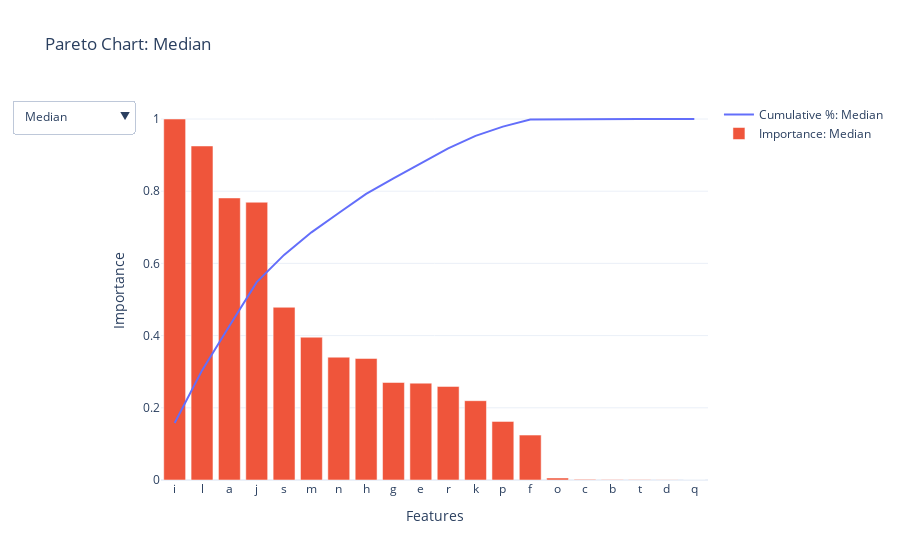

This figure's notebook cell:
### Code cell
fig = go.Figure()
methods = np.array(
    ["Mode", "Median", "Mean", "Box-Whiskers", "Tau Test", "Majority Vote", "Kendall Tau", "Spearman Rho", "Actual"]
)
for meth in methods:
    fig.add_trace(
        go.Scatter(
            x=list(df_results_pareto_cumsum[df_results_pareto_cumsum["Methods"] == meth]["Features"]),
            y=list(df_results_pareto_cumsum[df_results_pareto_cumsum["Methods"] == meth]["cumsum"]),
            name=f"Cumulative %: {meth}",
            visible=False,
        )
    )

for meth in methods:
    fig.add_trace(
        go.Bar(
            x=list(df_results_pareto[df_results_pareto["Methods"] == meth]["Features"]),
            y=list(df_results_pareto[df_results_pareto["Methods"] == meth]["Importance"]),
            name=f"Importance: {meth}",
            visible=False,
        )
    )
# ["Mode", "Median", "Mean", "Box-Whiskers", "Tau Test", "Majority Vote", "Kendall Tau", "Spearman Rho", "Actual"]
fig.update_layout(
    updatemenus=[
        go.layout.Updatemenu(
            active=0,
            buttons=[
                dict(
                    label="Mode",
                    method="update",
                    args=[
                        {
                            "visible": [
                                True,
                                False,
                                False,
                                False,
                                False,
                                False,
                                False,
                                False,
                                False,
                                True,
                                False,
                                False,
                                False,
                                False,
                                False,
                                False,
                                False,
                                False,
                            ]
                        },
                        {"title": "Pareto Chart: Mode", "showlegend": True},
                    ],
                ),
                dict(
                    label="Median",
                    method="update",
                    args=[
                        {
                            "visible": [
                                False,
                                True,
                                False,
                                False,
                                False,
                                False,
                                False,
                                False,
                                False,
                                False,
                                True,
                                False,
                                False,
                                False,
                                False,
                                False,
                                False,
                                False,
                            ]
                        },
                        {"title": "Pareto Chart: Median", "showlegend": True},
                    ],
                ),
                dict(
                    label="Mean",
                    method="update",
                    args=[
                        {
                            "visible": [
                                False,
                                False,
                                True,
                                False,
                                False,
                                False,
                                False,
                                False,
                                False,
                                False,
                                False,
                                True,
                                False,
                                False,
                                False,
                                False,
                                False,
                                False,
                            ]
                        },
                        {"title": "Pareto Chart: Mean", "showlegend": True},
                    ],
                ),
                dict(
                    label="Box-Whiskers",
                    method="update",
                    args=[
                        {
                            "visible": [
                                False,
                                False,
                                False,
                                True,
                                False,
                                False,
                                False,
                                False,
                                False,
                                False,
                                False,
                                False,
                                True,
                                False,
                                False,
                                False,
                                False,
                                False,
                            ]
                        },
                        {"title": "Pareto Chart: Box-Whiskers", "showlegend": True},
                    ],
                ),
                dict(
                    label="Tau Test",
                    method="update",
                    args=[
                        {
                            "visible": [
                                False,
                                False,
                                False,
                                False,
                                True,
                                False,
                                False,
                                False,
                                False,
                                False,
                                False,
                                False,
                                False,
                                True,
                                False,
                                False,
                                False,
                                False,
                            ]
                        },
                        {"title": "Pareto Chart: Tau Test", "showlegend": True},
                    ],
                ),
                dict(
                    label="Majority Vote",
                    method="update",
                    args=[
                        {
                            "visible": [
                                False,
                                False,
                                False,
                                False,
                                False,
                                True,
                                False,
                                False,
                                False,
                                False,
                                False,
                                False,
                                False,
                                False,
                                True,
                                False,
                                False,
                                False,
                            ]
                        },
                        {"title": "Pareto Chart: Majority Vote", "showlegend": True},
                    ],
                ),
                dict(
                    label="Kendall Tau",
                    method="update",
                    args=[
                        {
                            "visible": [
                                False,
                                False,
                                False,
                                False,
                                False,
                                False,
                                True,
                                False,
                                False,
                                False,
                                False,
                                False,
                                False,
                                False,
                                False,
                                True,
                                False,
                                False,
                            ]
                        },
                        {"title": "Pareto Chart: Kendall Tau", "showlegend": True},
                    ],
                ),
                dict(
                    label="Spearman Rho",
                    method="update",
                    args=[
                        {
                            "visible": [
                                False,
                                False,
                                False,
                                False,
                                False,
                                False,
                                False,
                                True,
                                False,
                                False,
                                False,
                                False,
                                False,
                                False,
                                False,
                                False,
                                True,
                                False,
                            ]
                        },
                        {"title": "Pareto Chart: Spearman Rho", "showlegend": True},
                    ],
                ),
                dict(
                    label="Actual",
                    method="update",
                    args=[
                        {
                            "visible": [
                                False,
                                False,
                                False,
                                False,
                                False,
                                False,
                                False,
                                False,
                                True,
                                False,
                                False,
                                False,
                                False,
                                False,
                                False,
                                False,
                                False,
                                True,
                            ]
                        },
                        {"title": "Pareto Chart: Actual", "showlegend": True},
                    ],
                ),
            ],
        )
    ]
)

fig.update_layout(
    title="Pareto Chart", template="plotly_white", xaxis_title="Features", yaxis_title="Importance",
)

fig.show()

### Figure 1 — Plotly figure (JSON) as saved in the notebook; plotly's stock layout.template omitted (floating-point values rounded to 4 significant figures)
{"data": [{"name": "Cumulative %: Mode", "type": "scatter", "visible": false, "x": ["j", "s", "m", "n", "g", "h", "e", "r", "k", "p", "f", "b", "d", "t", "c", "o", "q", "a", "i", "l"], "y": [0.1772, 0.296, 0.3948, 0.4877, 0.5713, 0.6503, 0.7277, 0.7918, 0.8457, 0.8924, 0.9363, 0.9582, 0.9777, 0.9872, 0.9953, 0.9988, 1, 1, 1, 1]}, {"name": "Cumulative %: Median", "type": "scatter", "visible": true, "x": ["i", "l", "a", "j", "s", "m", "n", "h", "g", "e", "r", "k", "p", "f", "o", "c", "b", "t", "d", "q"], "y": [0.1577, 0.3036, 0.4268, 0.5482, 0.6236, 0.686, 0.7397, 0.7928, 0.8354, 0.8777, 0.9186, 0.9532, 0.9788, 0.9984, 0.9993, 0.9996, 0.9998, 0.9999, 1, 1]}, {"name": "Cumulative %: Mean", "type": "scatter", "visible": false, "x": ["i", "l", "a", "j", "s", "m", "n", "g", "h", "e", "r", "k", "p", "f", "b", "d", "t", "c", "o", "q"], "y": [0.1481, 0.2855, 0.4022, 0.5096, 0.5813, 0.6408, 0.6968, 0.747, 0.7945, 0.841, 0.8794, 0.9116, 0.9393, 0.9654, 0.978, 0.9892, 0.9943, 0.9985, 1, 1]}, {"name": "Cumulative %: Box-Whiskers", "type": "scatter", "visible": false, "x": ["i", "l", "j", "a", "s", "m", "n", "g", "h", "r", "e", "k", "p", "f", "o", "t", "b", "q", "d", "c"], "y": [0.1552, 0.2966, 0.4188, 0.5388, 0.6127, 0.674, 0.7316, 0.7834, 0.8322, 0.8718, 0.909, 0.9422, 0.9709, 0.9978, 0.9994, 0.9998, 0.9999, 1.0, 1, 1]}, {"name": "Cumulative %: Tau Test", "type": "scatter", "visible": false, "x": ["i", "l", "j", "a", "s", "n", "m", "g", "h", "r", "e", "k", "p", "f", "o", "t", "b", "q", "d", "c"], "y": [0.1547, 0.3031, 0.4226, 0.5401, 0.6123, 0.6779, 0.7379, 0.7886, 0.8364, 0.875, 0.9115, 0.944, 0.972, 0.9983, 0.9994, 0.9998, 0.9999, 1.0, 1, 1]}, {"name": "Cumulative %: Majority Vote", "type": "scatter", "visible": false, "x": ["i", "l", "a", "j", "m", "s", "n", "h", "d", "e", "g", "k", "r", "p", "f", "t", "o", "q", "b", "c"], "y": [0.1489, 0.2949, 0.417, 0.5375, 0.6095, 0.6746, 0.7366, 0.7864, 0.827, 0.8611, 0.8948, 0.9257, 0.9485, 0.9708, 0.9906, 0.9982, 0.9996, 0.9998, 1, 1]}, {"name": "Cumulative %: Kendall Tau", "type": "scatter", "visible": false, "x": ["i", "l", "j", "a", "s", "n", "m", "g", "h", "r", "e", "k", "p", "f", "o", "t", "q", "b", "d", "c"], "y": [0.1483, 0.2927, 0.4124, 0.5305, 0.6022, 0.6679, 0.7297, 0.7841, 0.8291, 0.8676, 0.9041, 0.9373, 0.9682, 0.9982, 0.9993, 0.9996, 0.9998, 1.0, 1, 1]}, {"name": "Cumulative %: Spearman Rho", "type": "scatter", "visible": false, "x": ["i", "l", "j", "a", "s", "n", "m", "g", "h", "r", "e", "k", "p", "f", "o", "t", "q", "b", "d", "c"], "y": [0.1483, 0.2927, 0.4124, 0.5305, 0.6022, 0.6679, 0.7297, 0.7841, 0.8291, 0.8676, 0.9041, 0.9373, 0.9682, 0.9982, 0.9993, 0.9996, 0.9998, 1.0, 1, 1]}, {"name": "Cumulative %: Actual", "type": "scatter", "visible": false, "x": ["l", "i", "a", "j", "m", "n", "s", "g", "h", "r", "k", "f", "e", "p", "t", "b", "c", "d", "o", "q"], "y": [0.1053, 0.2098, 0.3128, 0.4083, 0.4879, 0.559, 0.63, 0.6965, 0.755, 0.8118, 0.8613, 0.9105, 0.9577, 0.998, 1, 1, 1, 1, 1, 1]}, {"name": "Importance: Mode", "type": "bar", "visible": false, "x": ["j", "s", "m", "n", "g", "h", "e", "r", "k", "p", "f", "b", "d", "t", "c", "o", "q", "a", "i", "l"], "y": [1, 0.6702, 0.5575, 0.5243, 0.4718, 0.4456, 0.4371, 0.3615, 0.3045, 0.2634, 0.2479, 0.1236, 0.11, 0.0536, 0.04553, 0.02007, 0.006497, 0, 0, 0]}, {"name": "Importance: Median", "type": "bar", "visible": true, "x": ["i", "l", "a", "j", "s", "m", "n", "h", "g", "e", "r", "k", "p", "f", "o", "c", "b", "t", "d", "q"], "y": [1, 0.9253, 0.7813, 0.7694, 0.4785, 0.3955, 0.3402, 0.3367, 0.2701, 0.2683, 0.2592, 0.2197, 0.1623, 0.1244, 0.00553, 0.001759, 0.001215, 0.001031, 0.0004871, 0]}, {"name": "Importance: Mean", "type": "bar", "visible": false, "x": ["i", "l", "a", "j", "s", "m", "n", "g", "h", "e", "r", "k", "p", "f", "b", "d", "t", "c", "o", "q"], "y": [1, 0.9278, 0.7881, 0.7249, 0.4842, 0.402, 0.3778, 0.3395, 0.3204, 0.3142, 0.259, 0.2174, 0.1874, 0.1761, 0.08541, 0.07548, 0.03437, 0.02848, 0.009901, 0]}, {"name": "Importance: Box-Whiskers", "type": "bar", "visible": false, "x": ["i", "l", "j", "a", "s", "m", "n", "g", "h", "r", "e", "k", "p", "f", "o", "t", "b", "q", "d", "c"], "y": [1, 0.9107, 0.7874, 0.7732, 0.4756, 0.3949, 0.3712, 0.3336, 0.3149, 0.2546, 0.2402, 0.2139, 0.1844, 0.1733, 0.01026, 0.002599, 0.0008271, 0.0005473, 0.0001815, 0]}, {"name": "Importance: Tau Test", "type": "bar", "visible": false, "x": ["i", "l", "j", "a", "s", "n", "m", "g", "h", "r", "e", "k", "p", "f", "o", "t", "b", "q", "d", "c"], "y": [1, 0.9591, 0.7728, 0.7595, 0.4669, 0.4241, 0.3876, 0.3275, 0.3091, 0.2499, 0.2357, 0.2099, 0.181, 0.1701, 0.006792, 0.002551, 0.0008118, 0.0005372, 0.0001781, 0]}, {"name": "Importance: Majority Vote", "type": "bar", "visible": false, "x": ["i", "l", "a", "j", "m", "s", "n", "h", "d", "e", "g", "k", "r", "p", "f", "t", "o", "q", "b", "c"], "y": [1, 0.9806, 0.82, 0.8093, 0.4837, 0.4366, 0.4165, 0.3344, 0.2729, 0.2291, 0.2259, 0.2081, 0.1529, 0.15, 0.1328, 0.05104, 0.009108, 0.001491, 0.001364, 0]}, {"name": "Importance: Kendall Tau", "type": "bar", "visible": false, "x": ["i", "l", "j", "a", "s", "n", "m", "g", "h", "r", "e", "k", "p", "f", "o", "t", "q", "b", "d", "c"], "y": [1, 0.9731, 0.8072, 0.796, 0.4834, 0.443, 0.4163, 0.3672, 0.3031, 0.2594, 0.2462, 0.2238, 0.2082, 0.2023, 0.007094, 0.002665, 0.001356, 0.0008479, 0.0001861, 0]}, {"name": "Importance: Spearman Rho", "type": "bar", "visible": false, "x": ["i", "l", "j", "a", "s", "n", "m", "g", "h", "r", "e", "k", "p", "f", "o", "t", "q", "b", "d", "c"], "y": [1, 0.9731, 0.8072, 0.796, 0.4834, 0.443, 0.4163, 0.3672, 0.3031, 0.2594, 0.2462, 0.2238, 0.2082, 0.2023, 0.007094, 0.002665, 0.001356, 0.0008479, 0.0001861, 0]}, {"name": "Importance: Actual", "type": "bar", "visible": false, "x": ["l", "i", "a", "j", "m", "n", "s", "g", "h", "r", "k", "f", "e", "p", "t", "b", "c", "d", "o", "q"], "y": [1, 0.9929, 0.9784, 0.9065, 0.7562, 0.6759, 0.6738, 0.6323, 0.5553, 0.5399, 0.4703, 0.467, 0.4484, 0.3832, 0.01862, 0, 0, 0, 0, 0]}], "layout": {"autosize": true, "showlegend": true, "title": {"text": "Pareto Chart: Median"}, "updatemenus": [{"active": 1, "buttons": [{"args": [{"visible": [true, false, false, false, false, false, false, false, false, true, false, false, false, false, false, false, false, false]}, {"showlegend": true, "title": "Pareto Chart: Mode"}], "label": "Mode", "method": "update"}, {"args": [{"visible": [false, true, false, false, false, false, false, false, false, false, true, false, false, false, false, false, false, false]}, {"showlegend": true, "title": "Pareto Chart: Median"}], "label": "Median", "method": "update"}, {"args": [{"visible": [false, false, true, false, false, false, false, false, false, false, false, true, false, false, false, false, false, false]}, {"showlegend": true, "title": "Pareto Chart: Mean"}], "label": "Mean", "method": "update"}, {"args": [{"visible": [false, false, false, true, false, false, false, false, false, false, false, false, true, false, false, false, false, false]}, {"showlegend": true, "title": "Pareto Chart: Box-Whiskers"}], "label": "Box-Whiskers", "method": "update"}, {"args": [{"visible": [false, false, false, false, true, false, false, false, false, false, false, false, false, true, false, false, false, false]}, {"showlegend": true, "title": "Pareto Chart: Tau Test"}], "label": "Tau Test", "method": "update"}, {"args": [{"visible": [false, false, false, false, false, true, false, false, false, false, false, false, false, false, true, false, false, false]}, {"showlegend": true, "title": "Pareto Chart: Majority Vote"}], "label": "Majority Vote", "method": "update"}, {"args": [{"visible": [false, false, false, false, false, false, true, false, false, false, false, false, false, false, false, true, false, false]}, {"showlegend": true, "title": "Pareto Chart: Kendall Tau"}], "label": "Kendall Tau", "method": "update"}, {"args": [{"visible": [false, false, false, false, false, false, false, true, false, false, false, false, false, false, false, false, true, false]}, {"showlegend": true, "title": "Pareto Chart: Spearman Rho"}], "label": "Spearman Rho", "method": "update"}, {"args": [{"visible": [false, false, false, false, false, false, false, false, true, false, false, false, false, false, false, false, false, true]}, {"showlegend": true, "title": "Pareto Chart: Actual"}], "label": "Actual", "method": "update"}]}], "xaxis": {"autorange": true, "range": [-0.5, 19.5], "title": {"text": "Features"}, "type": "category"}, "yaxis": {"autorange": true, "range": [0, 1.053], "title": {"text": "Importance"}, "type": "linear"}}}
